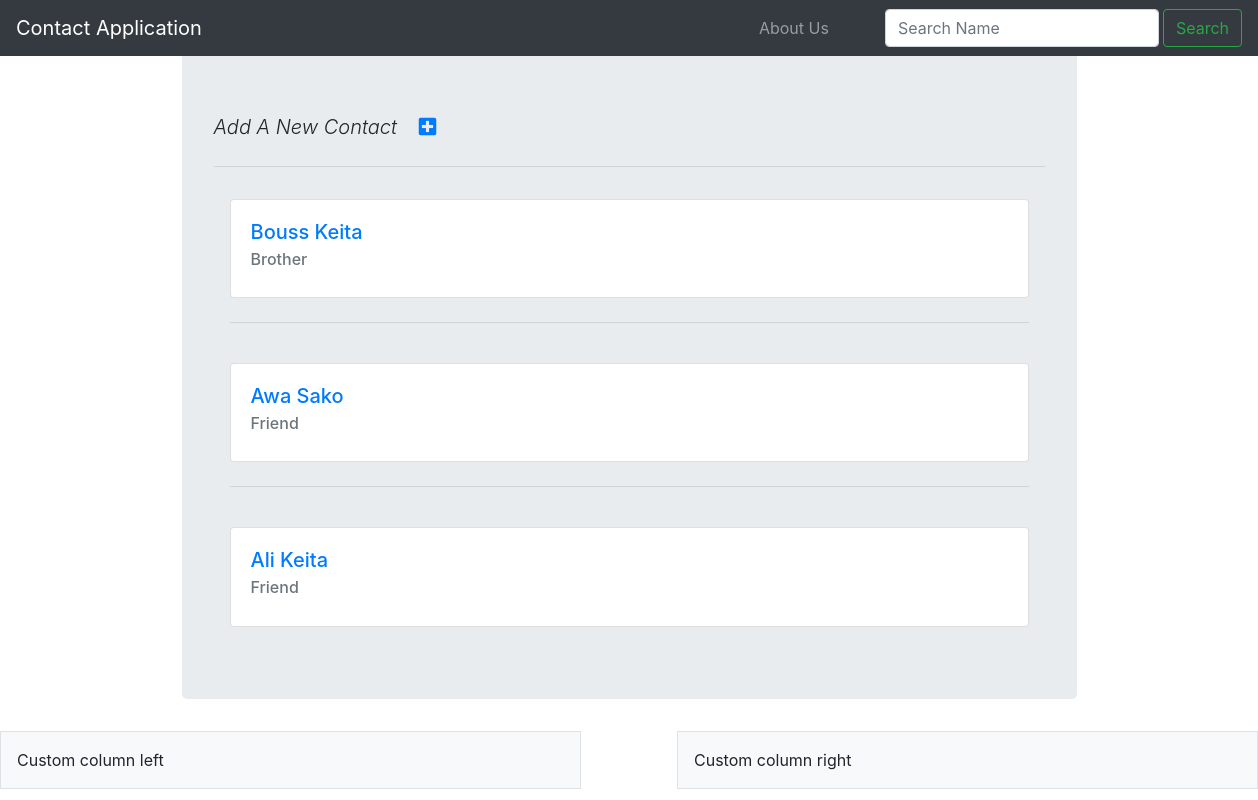
/, run on an earlier commit of the app's database.
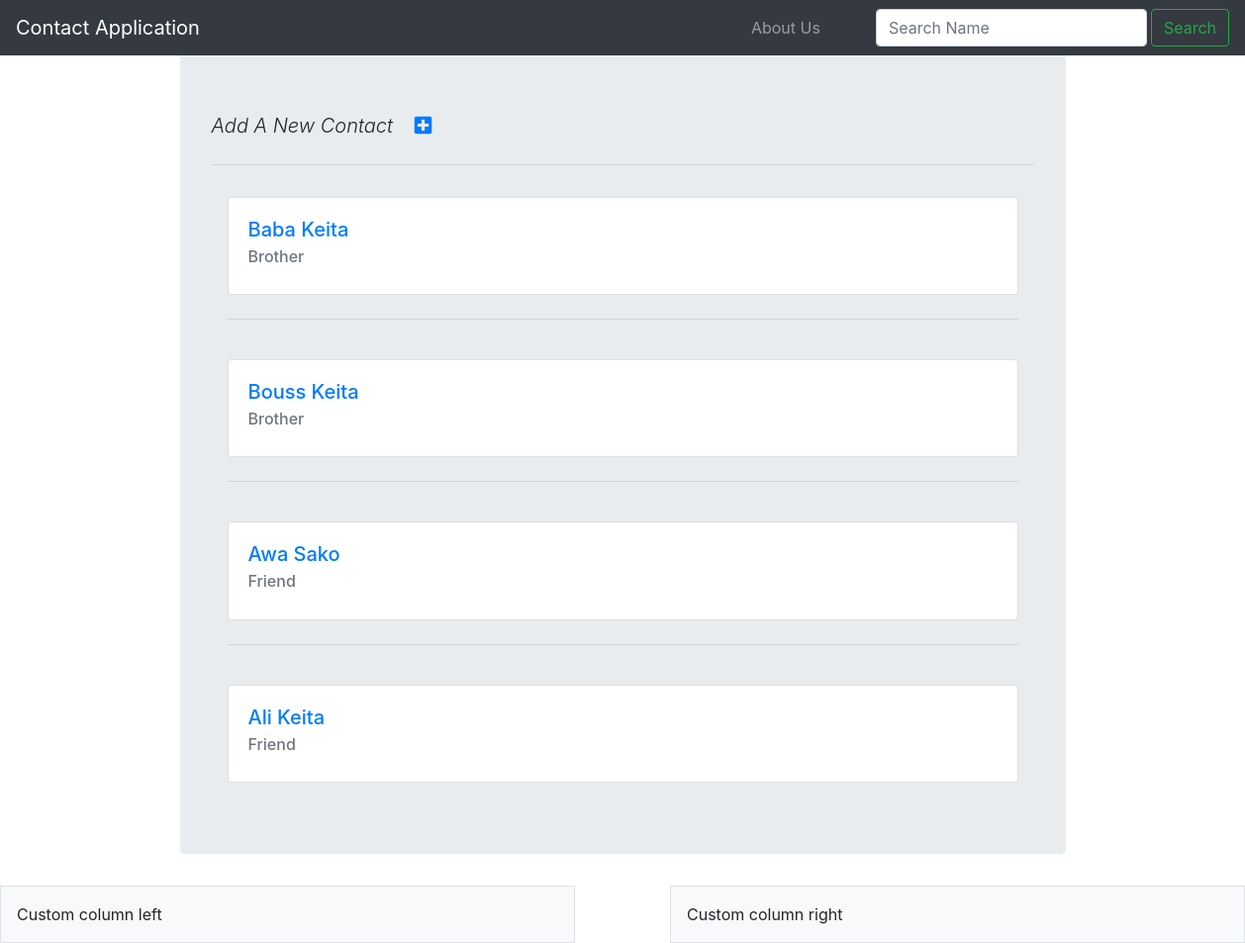
And on a later commit of the database.
### contactlist/models.py (models this page shows, shortened)
class ContactModel(models.Model):
    fullname = models.CharField(max_length=123)
    relationship = models.CharField(max_length=123)
    email = models.EmailField(max_length=100)
    phone = models.CharField(max_length=123)
    address = models.CharField(max_length=123)

### contactlist/views.py (the view)
# urls.py: path('', index, name='index'),
def index(request):
    contacts = ContactModel.objects.all()
    search_input = request.GET.get('search-area')
    if search_input:
        contacts = ContactModel.objects.filter(fullname__icontains=search_input)
    else:
        contacts = ContactModel.objects.all()
        search_input = ""
    return render(request, "index.html", {"contacts": contacts, "search_input": search_input})

### templates/index.html (shortened to what this page needs)
{% load static %}
<!DOCTYPE html>
<html lang="en">
<head>
    <link rel="stylesheet" href="https://stackpath.bootstrapcdn.com/bootstrap/4.3.1/css/bootstrap.min.css">
    <link rel="stylesheet" href="https://cdnjs.cloudflare.com/ajax/libs/font-awesome/5.15.3/css/all.min.css">
</head>
<body>
<nav class="navbar fixed-top navbar-expand-lg navbar-dark bg-dark">
    <a class="navbar-brand" href="#">Contact Application</a>
    <div class="collapse navbar-collapse" id="navbarTogglerDemo01">
        <ul class="navbar-nav ml-auto">
            <li class="nav-item mr-5">
                <a class="nav-link" href="#">About Us</a>
            </li>
        </ul>
        <form action="/" method="GET" class="d-flex" id="search-form">
                <input class="form-control me-2" type="search" placeholder="Search Name" aria-label="Search" name="search-area" value="{{search_input}}">
                <button class="btn btn-outline-success ml-1" type="submit">Search</button>
        </form>
    </div>
</nav>
<div class="container">
    <div class="col-md-10 offset-md-1 mt-5">
        <div class="jumbotron">
            <p class="lead font-italic ">
                Add A New Contact
                <a href="{% url 'add-contact'%}"><i class="fas fa-plus-square ml-3"></i></a>
            </p>
                {% for contact in contacts reversed %}
            <hr class="my-4">
            <a class="nav-link" href="{% url 'profile' contact.id %}">
                <div class="card mx-auto w-auto" style="width: 18rem;" >
                    <div class="card-body">
                        <h5 class="card-title">{{contact.fullname | title}}</h5>
                        <h6 class="card-subtitle mb-2 text-muted">{{contact.relationship | title}}</h6>
                    </div>
                </div>
                {% empty %}
                <h3>This contact doesn't exist...</h3>
                {% endfor %}
            </a>
        </div>
    </div>
</div>
<div class="row mx-md-n5">
  <div class="col px-md-5"><div class="p-3 border bg-light">Custom column left</div></div>
  <div class="col px-md-5"><div class="p-3 border bg-light">Custom column right</div></div>
</div>
</body>
</html>

What changed in the data, as far as the page shows it:
added ContactModel: fullname "Baba Keita", relationship "Brother"
